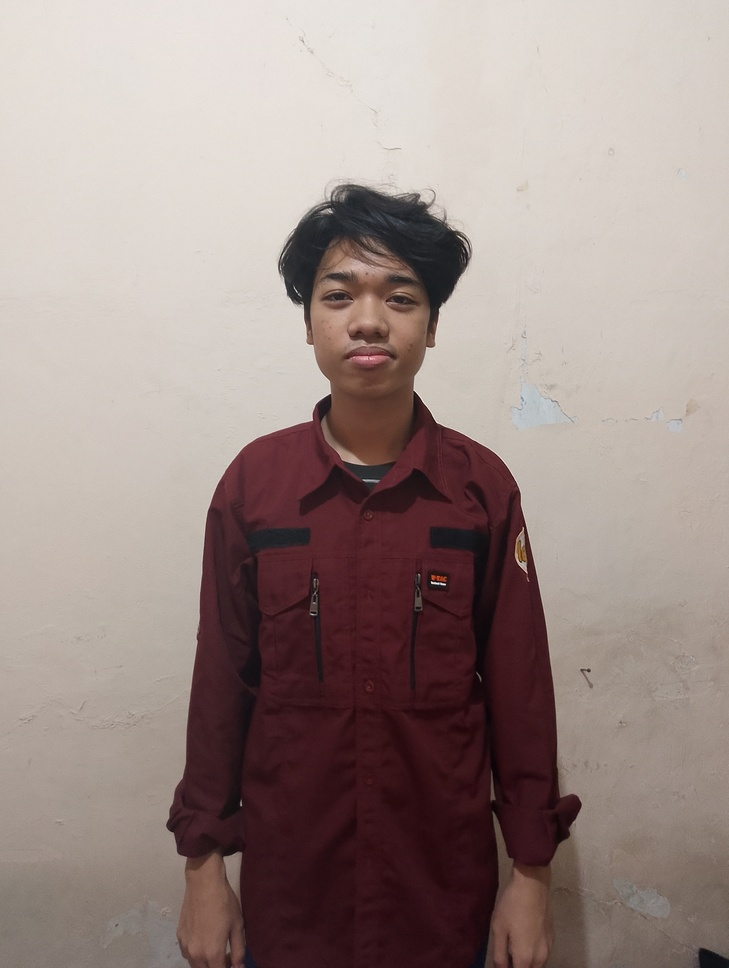
#> input picture Foto_diri.jpg, 729 x 968 px, shrunk from 3072 x 4080 before the run, found by its file name
$ jupyter execute --allow-errors 'UAS PCD.ipynb'
#> lines starting #> are read from the running program, lines starting #| are printed output that depends on the picture
[cell 1]
# Import pustaka yang diperlukan
import cv2
import matplotlib.pyplot as plt

[cell 2]
# Membaca gambar
image = cv2.imread('foto_diri.jpg')
#> image is the input picture: shape (968, 729, 3); mean B, G, R 135.4, 139.9, 156.1

[cell 3]
# Konversi gambar ke rgb untuk asli
asli = cv2.cvtColor(image, cv2.COLOR_BGR2RGB)

[cell 4]
# Konversi gambar ke skala abu-abu
gray = cv2.cvtColor(image, cv2.COLOR_BGR2GRAY)
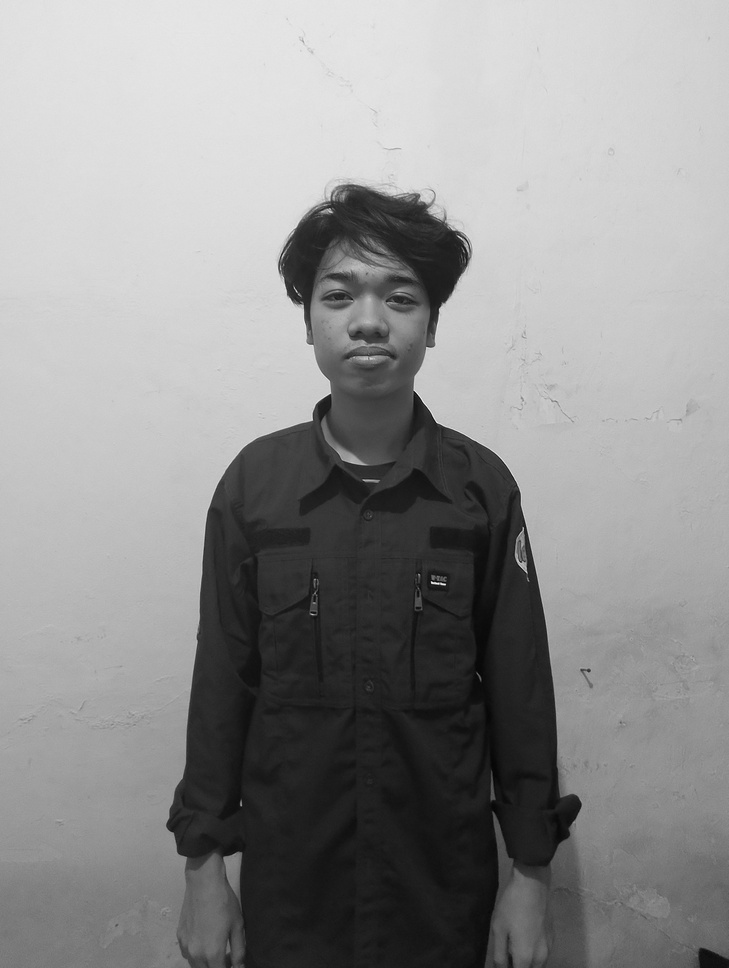
#> gray: shape (968, 729); min 3, max 249, mean 144.2

[cell 5]
# Melakukan Canny Edge Detection
edges = cv2.Canny(gray, 50, 150)
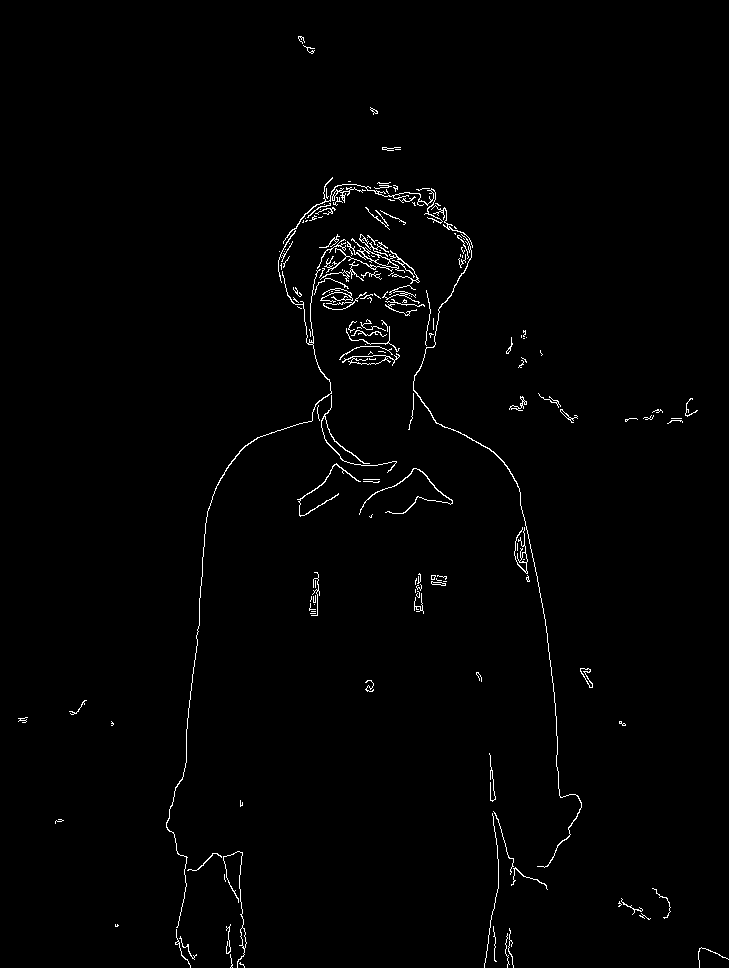
#> edges: shape (968, 729); 1.2% white in thin lines or dots

[cell 6]
# Menampilkan gambar asli, gambar skala abu-abu, dan hasil Canny Edge Detection
plt.figure(figsize=(12, 6))
plt.subplot(121), plt.imshow(asli)
plt.title('Original Image'), plt.axis('off')
plt.subplot(122), plt.imshow(edges, cmap='gray')
plt.title('Canny Edge Detection'), plt.axis('off')
plt.show()
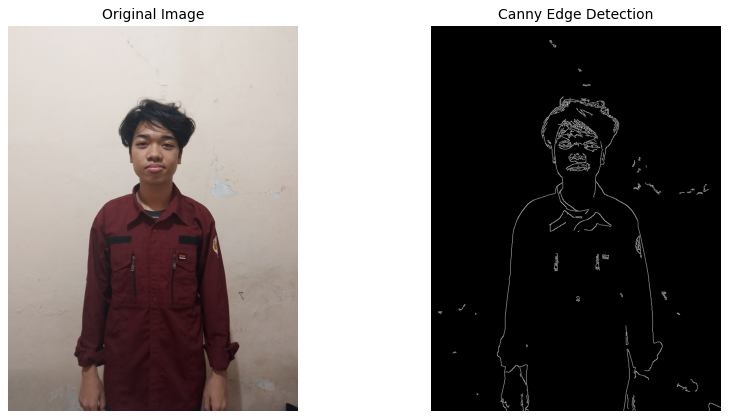
#> figure drawn by matplotlib, 2 panels
